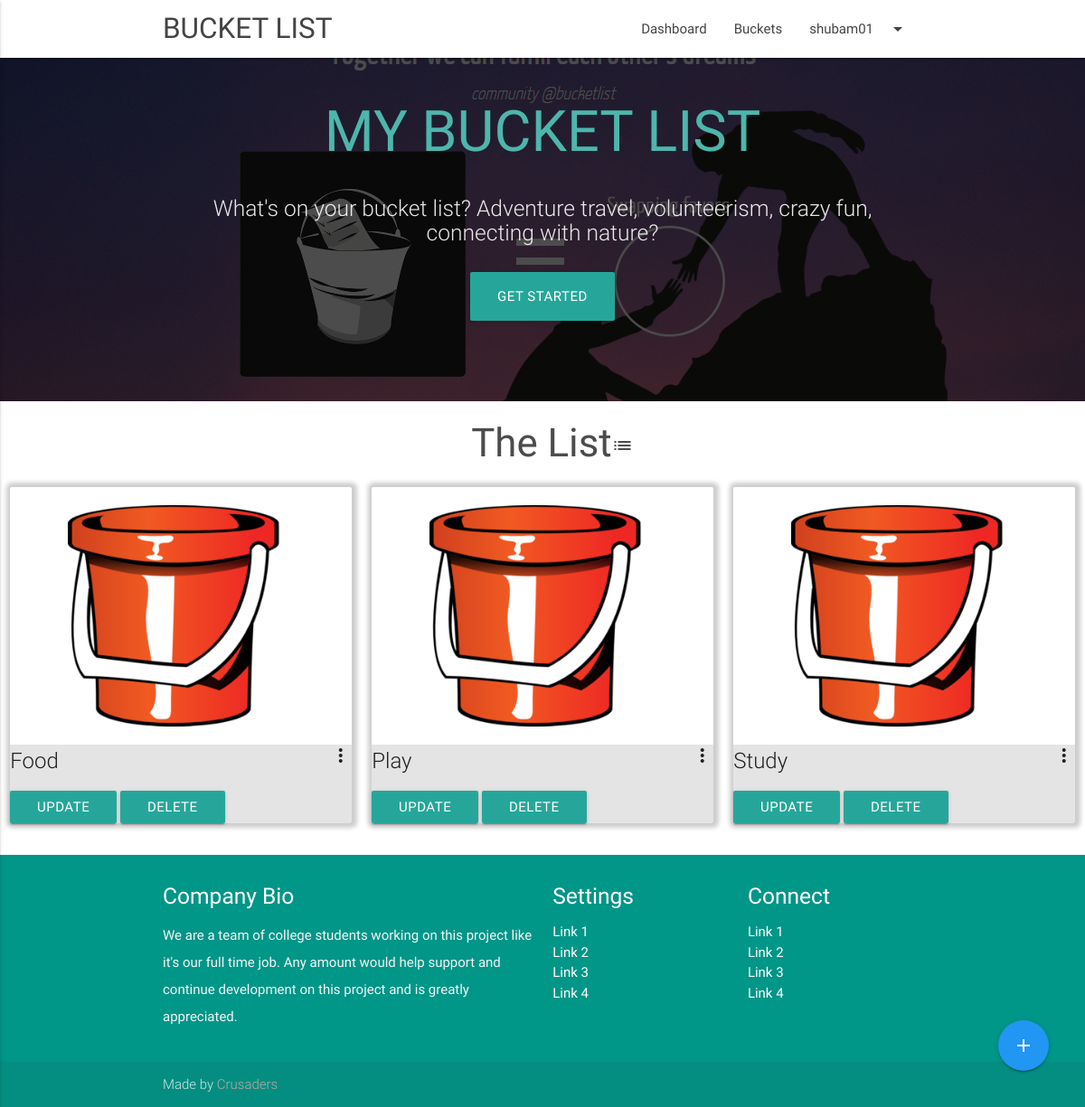
The app's page /dashboard.php (signed in) with its own data.
### tables this page shows
CREATE TABLE `bucket` (
  `user_id` int(11) NOT NULL,
  `bucket_id` int(11) NOT NULL,
  `title` varchar(200) NOT NULL,
  `description` varchar(300) NOT NULL,
  `timestmp` timestamp NOT NULL DEFAULT CURRENT_TIMESTAMP ON UPDATE CURRENT_TIMESTAMP,
  `secur` int(11) NOT NULL DEFAULT '0'
);

### class/db.php (called while the page is built, shortened)
<?php
	class Database
	{
		public $host;
		public $user;
		public $password;
		public $database;
		public $connection;
		function __construct()
		{
			$this->host="localhost";
			$this->user="root";
			$this->password="1q2w3e";
			$this->database="iet_bucket";
		}
		function connect()
		{
			$this->connection=mysqli_connect($this->host,$this->user,$this->password,$this->database) or die("Server problem" . mysqli_error($this->connection));
		}
		function makeQuery($insertQuery)
		{
			return mysqli_query($this->connection,$insertQuery);
		}
	}
?>

### dashboard.php (the view, shortened to what this page needs)
<!DOCTYPE html>
<?php require_once "class/db.php"; ?>
<html lang="en">
<head>
  <link href="assets/css/materialize.css" type="text/css" rel="stylesheet" media="screen,projection"/>
  <link href="assets/css/style.css" type="text/css" rel="stylesheet" media="screen,projection"/>
  <link href="assets/css/custom.css" type="text/css" rel="stylesheet" media="screen,projection"/>
</head>
<body>
<div id="add_btn">
	<a href="#addbuck" class="tooltipped btn-floating btn-large waves-effect waves-light blue" data-position="top" data-delay="50" data-tooltip="Add a new bucket"><i class="material-icons">add</i></a>
</div>
<?php require_once "components/nav.php"; ?>
  <div id="index-banner" class="parallax-container" >
    <div class="section no-pad-bot">
      <div class="container">
        <br><br>
        <h1 class="header center teal-text text-lighten-2">MY BUCKET LIST</h1>
        <div class="row center">
          <h5 class="header col s12 light">What's on your bucket list? Adventure travel, volunteerism, crazy fun, connecting with nature?</h5>
        </div>
        <div class="row center">
          <a href="http://materializecss.com/getting-started.html" id="download-button" class="btn-large waves-effect waves-light teal lighten-1">Get Started</a>
        </div>
        <br><br>
      </div>
    </div>
    <div class="parallax"><img src="assets/img/bucketlist.png" alt="Unsplashed background img 1"></div>
  </div>
<h3 style="text-align:center;color: rgba(0,0,0,0.7);">&nbsp;&nbsp;The List<i class="material-icons">list</i> </h3>
   <div class="row">
      	<?php
      		$db = new Database;
      		$db->connect();
      		$uid = $_SESSION['uid'];
      		$query = "SELECT * FROM bucket WHERE user_id='$uid' ORDER BY timestmp DESC";
      		$result = $db->makequery($query);
      		$inx=0;
      		while($row = mysqli_fetch_assoc($result))
      		{
		  			$cls = "cls" . $inx;
		  			$inx++;
      			?>
        <div class="grid-example col s12 m6 l4">
		  <div class="card">
		    <div class="card-image waves-effect waves-block waves-light">
		      <img class="activator center-align bkimg" src="assets/img/bucket.jpg">
		    </div>
		    <div class="card-content-das">
		      <span class="card-title activator grey-text text-darken-4"><?php echo $row['title'] ?><i class="material-icons right">more_vert</i></span>
		      <p><a href="<?php echo '#'.$cls; ?>" class="btn waves-effect waves-light">Update</a>
		      <a href="#deletebuck" class="btn waves-effect waves-light">Delete</a></p>
		    </div>
		  </div>
		</div>
      			<?php
      		}
      	?>
    </div>
  <?php require_once "components/footer.php"; ?>
  </body>
</html>

### assets/css/style.css (style rules this page uses)
p { line-height: 2rem; }
.parallax-container { min-height: 380px; line-height: 0; height: auto; color: rgba(255,255,255,.9); }
.parallax-container .section { width: 100%; }

### assets/css/custom.css (style rules this page uses)
.parallax-container { background: rgba(0,0,0,0.7); }
#add_btn { position:fixed; right: 40px; bottom: 40px; z-index: 99; }
.bkimg { max-width:250px; max-height:300px; margin-left: auto; margin-right: auto; padding-top: 20px; padding-bottom: 20px; }
.card-content-das { background:rgba(76, 76, 76, 0.15) }
.card { box-shadow: 1px 0px 5px 5px rgba(0,0,0,0.2); }
.parallax>img { min-width: 100%; }

### records on screen
bucket: title "Food"
bucket: title "Play"
bucket: title "Study"

### other values on screen
$_SESSION['username'] "shubam01"
